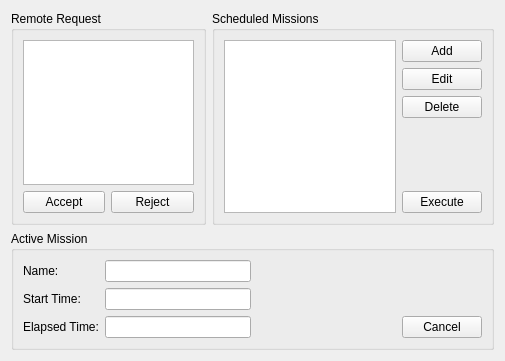
<?xml version="1.0" encoding="UTF-8"?>
<ui version="4.0">
 <class>MyPluginWidget</class>
 <widget class="QWidget" name="MyPluginWidget">
  <property name="geometry">
   <rect>
    <x>0</x>
    <y>0</y>
    <width>505</width>
    <height>361</height>
   </rect>
  </property>
  <property name="windowTitle">
   <string>USV Mission Panel</string>
  </property>
  <layout class="QGridLayout" name="gridLayout_4">
   <item row="0" column="0">
    <widget class="QGroupBox" name="groupBox">
     <property name="title">
      <string>Remote Request</string>
     </property>
     <layout class="QGridLayout" name="gridLayout">
      <item row="0" column="0" colspan="2">
       <widget class="QListWidget" name="requestWidget"/>
      </item>
      <item row="1" column="0">
       <widget class="QPushButton" name="acceptMissionButton">
        <property name="text">
         <string>Accept</string>
        </property>
       </widget>
      </item>
      <item row="1" column="1">
       <widget class="QPushButton" name="rejectMissionButton">
        <property name="text">
         <string>Reject</string>
        </property>
       </widget>
      </item>
     </layout>
    </widget>
   </item>
   <item row="0" column="1">
    <widget class="QGroupBox" name="groupBox_2">
     <property name="title">
      <string>Scheduled Missions</string>
     </property>
     <layout class="QGridLayout" name="gridLayout_2">
      <item row="0" column="0" rowspan="5">
       <widget class="QListWidget" name="scheduleWidget"/>
      </item>
      <item row="0" column="1">
       <widget class="QPushButton" name="addMissionButton">
        <property name="text">
         <string>Add</string>
        </property>
       </widget>
      </item>
      <item row="1" column="1">
       <widget class="QPushButton" name="editMissionButton">
        <property name="text">
         <string>Edit</string>
        </property>
       </widget>
      </item>
      <item row="2" column="1">
       <widget class="QPushButton" name="deleteMissionButton">
        <property name="text">
         <string>Delete</string>
        </property>
       </widget>
      </item>
      <item row="3" column="1">
       <spacer name="verticalSpacer">
        <property name="orientation">
         <enum>Qt::Vertical</enum>
        </property>
        <property name="sizeHint" stdset="0">
         <size>
          <width>20</width>
          <height>37</height>
         </size>
        </property>
       </spacer>
      </item>
      <item row="4" column="1">
       <widget class="QPushButton" name="planMissionButton">
        <property name="text">
         <string>Execute</string>
        </property>
       </widget>
      </item>
     </layout>
    </widget>
   </item>
   <item row="1" column="0" colspan="2">
    <widget class="QGroupBox" name="groupBox_5">
     <property name="title">
      <string>Active Mission</string>
     </property>
     <layout class="QGridLayout" name="gridLayout_3">
      <item row="0" column="0">
       <widget class="QLabel" name="label">
        <property name="text">
         <string>Name:</string>
        </property>
       </widget>
      </item>
      <item row="0" column="1">
       <widget class="QLineEdit" name="missionNameEdit">
        <property name="readOnly">
         <bool>true</bool>
        </property>
       </widget>
      </item>
      <item row="1" column="0">
       <widget class="QLabel" name="label_2">
        <property name="text">
         <string>Start Time:</string>
        </property>
       </widget>
      </item>
      <item row="1" column="1">
       <widget class="QLineEdit" name="missionStartEdit">
        <property name="readOnly">
         <bool>true</bool>
        </property>
       </widget>
      </item>
      <item row="2" column="0">
       <widget class="QLabel" name="label_3">
        <property name="text">
         <string>Elapsed Time:</string>
        </property>
       </widget>
      </item>
      <item row="2" column="1">
       <widget class="QLineEdit" name="missionElapseEdit">
        <property name="readOnly">
         <bool>true</bool>
        </property>
       </widget>
      </item>
      <item row="2" column="2">
       <spacer name="horizontalSpacer">
        <property name="orientation">
         <enum>Qt::Horizontal</enum>
        </property>
        <property name="sizeHint" stdset="0">
         <size>
          <width>130</width>
          <height>20</height>
         </size>
        </property>
       </spacer>
      </item>
      <item row="2" column="3">
       <widget class="QPushButton" name="pushButton_6">
        <property name="text">
         <string>Cancel</string>
        </property>
       </widget>
      </item>
     </layout>
    </widget>
   </item>
  </layout>
 </widget>
 <tabstops>
  <tabstop>requestWidget</tabstop>
  <tabstop>acceptMissionButton</tabstop>
  <tabstop>rejectMissionButton</tabstop>
  <tabstop>scheduleWidget</tabstop>
  <tabstop>addMissionButton</tabstop>
  <tabstop>editMissionButton</tabstop>
  <tabstop>deleteMissionButton</tabstop>
  <tabstop>planMissionButton</tabstop>
  <tabstop>missionNameEdit</tabstop>
  <tabstop>missionStartEdit</tabstop>
  <tabstop>missionElapseEdit</tabstop>
  <tabstop>pushButton_6</tabstop>
  <tabstop>missionAcceptButton_3</tabstop>
  <tabstop>missionRejectButton_3</tabstop>
  <tabstop>listWidget_3</tabstop>
 </tabstops>
 <resources/>
 <connections/>
</ui>
